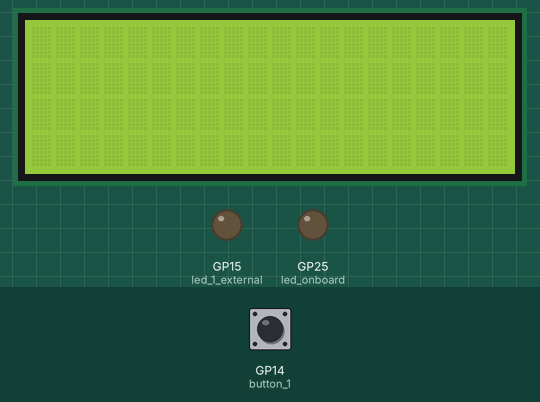
Recording of a program running on a simulated Raspberry Pi Pico running MicroPython. Shown: 20×4 character LCD, output pins drawn as LEDs (lit = HIGH). The test bench sets the inputs (shaded band); at power-on: GP14 (button_1) LOW. Threads take turns every 2 ms; library files of the repository ran but are not shown: lcd_api.py, pico_i2c_lcd.py.

Above: at 1.2 s.
1.3 s: GP14 (button_1) pulled HIGH for 0.15 s
At 2.1 s:
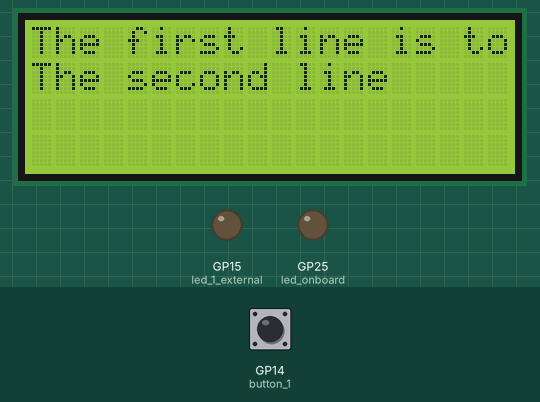
4.4 s: GP14 (button_1) pulled HIGH for 1 s
At 7.92 s:
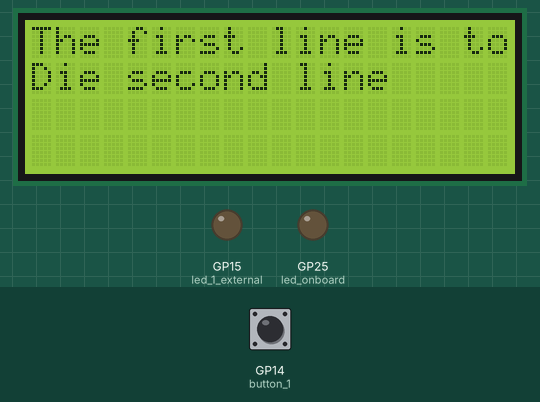
8.4 s: GP14 (button_1) pulled HIGH for 3.2 s
At 9.8 s:
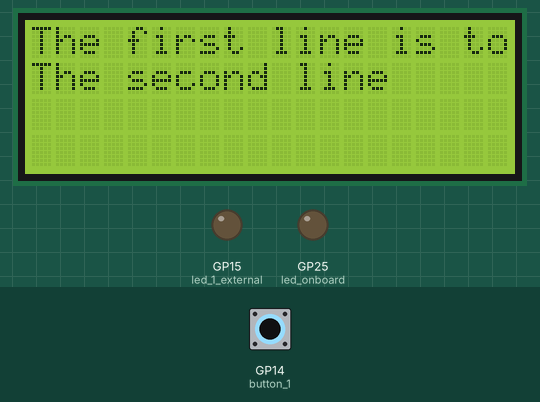
Timing chart, 0 to 13.5 s (numbered marks = the images above; inputs shaded):
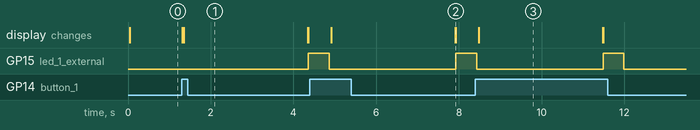

The program:

picoplay.py
```python
import machine
import utime
import _thread
from machine import I2C
from lcd_api import LcdApi
from pico_i2c_lcd import I2cLcd

I2C_ADDR     = 0x27
I2C_NUM_ROWS = 4
I2C_NUM_COLS = 20

#outputs
led_onboard = machine.Pin(25, machine.Pin.OUT)
led_1_external = machine.Pin(15, machine.Pin.OUT)
i2c = I2C(0, sda=machine.Pin(0), scl=machine.Pin(1), freq=400000)
lcd = I2cLcd(i2c, I2C_ADDR, I2C_NUM_ROWS, I2C_NUM_COLS)

#inputs
button_1 = machine.Pin(14, machine.Pin.IN, machine.Pin.PULL_DOWN)


def lcd_lines(message1, message2):
    line1 = message1[:20] + (20-len(message1)) * ' '
    lcd.clear()
    lcd.putstr(line1)
    lcd.putstr(message2)


def lcd_change_line(message1, linenumber):
    if linenumber == 0:
        lcd.move_to(0, 0)
        for char in message1[:20]:
            lcd.putchar(char)
        lcd.putstr(' ' * (20-len(message1[:16])))
    elif linenumber == 1:
        lcd.move_to(0, 1)
        for char in message1[:20]:
            lcd.putchar(char)
        lcd.putstr(' ' * (16-len(message1[:20])))
    else:
        print("Invalid line number")


def button_pressed_thread():
    global button_pressed
    while True:
        if button_1.value() == 1:
            button_pressed = True
        utime.sleep(0.01)


if __name__ == "__main__":
    global button_pressed
    button_pressed = False
    _thread.start_new_thread(button_pressed_thread, ())
    while True:
        if button_pressed == 1:
            lcd_lines("The first line is too long", "The second line")
            utime.sleep(3)
            lcd_change_line("Different",1)
            led_1_external.toggle()
            utime.sleep(0.5)
            led_1_external.toggle()
            button_pressed = False
```

Measured:
- after the input at 1.3 s, GP15 (led_1_external): LOW → HIGH after 3.1 s; the display: first changes at once (image 1 shows a later state)
- after the input at 4.4 s, the display: first changes after 0.51 s (image 2 shows a later state)
- after the input at 8.4 s, the display: changes after 0.08 s (image 3)
